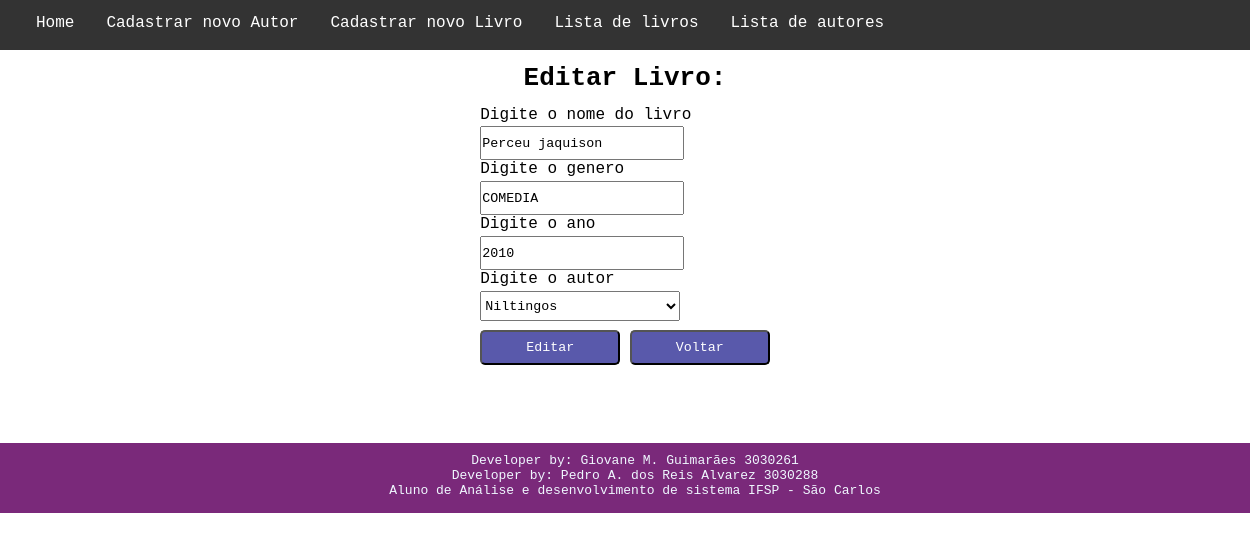
/editarLivro.php?id=16, run on the app's committed database.
### tables this page shows
CREATE TABLE `livro` (
  `idlivro` int(11) NOT NULL,
  `nomelivro` varchar(255) NOT NULL,
  `genero` varchar(255) NOT NULL,
  `ano` year(4) NOT NULL,
  `idPessoa` int(11) NOT NULL
);

### model/Livro.php (called while the page is built, shortened)
<?php
class Livro {
    public static function getLivro($idlivro) {
        try {
            $con = Conexao::getConexao();
            $stmt = $con->prepare("SELECT * FROM livro WHERE idlivro = ?");
            $stmt->execute([$idlivro]);
            return $stmt->fetchAll()[0];
        } catch (Exception $e) {
            echo $e->getMessage();
            exit;
        }
    }
}

### model/Autor.php (called while the page is built, shortened)
<?php
class Autor {
    public static function listar() {
        try {
            $con = Conexao::getConexao();
            $stmt = $con->prepare("SELECT * FROM autor");
            $stmt->execute();
            return $stmt->fetchAll();
        } catch (Exception $e) {
            echo $e->getMessage();
            exit;
        }
    }
}

### editarLivro.php (the view, shortened to what this page needs)
<!DOCTYPE html>
<html lang="en">
<head>
</head>
<body>
    <?php
        require_once(__DIR__."/model/Autor.php");
        require_once(__DIR__."/model/Livro.php");
        if(isset($_GET["id"]) and !empty($_GET["id"])) {
            $livro = Livro::getLivro($_GET["id"]);
        } else {
            echo "<h1>Você deve especificar o livro!</h1>";
            exit;
        }
    ?>
    <nav>
        <ul>
            <li><a href="livraria">Home</a></li>
            <li><a href="cadastrarAutor">Cadastrar novo Autor</a></li>
            <li><a href="cadastrarLivro">Cadastrar novo Livro</a></li>
            <li><a href="livros">Lista de livros</a></li>
            <li><a href="autores">Lista de autores</a></li>
        </ul>
    </nav>
    <h1>Editar Livro: </h1>
    <div class='form_editar'>
    <form method="POST">
        <p>Digite o nome do livro</p>
        <input type="text" name="nomelivro" value="<?= $livro["nomelivro"] ?>" required>
        <p>Digite o genero</p>
        <input type="text" name="genero" value="<?= $livro["genero"] ?>" required>
        <p>Digite o ano</p>
        <input type="number" name="ano" value="<?= $livro["ano"] ?>" min="0" required>
        <p>Digite o autor</p>
            <select name="idPessoa" required>
                <?php
                    $listaPessoas = Autor::listar();
                    foreach($listaPessoas as $pessoa) {
                        $id = $pessoa["id"];
                        $nome = $pessoa["nome"];
                        if($id == $livro["idPessoa"]) {
                            echo "<option value='$id' selected>$nome</option>";
                        } else {
                            echo "<option value='$id'>$nome</option>";
                        }
                    }
                ?>
            </select>
            <br>
            <button>Editar</button>
            <button><a href='livros'>Voltar</a></button>
    </form>
    </div>
    <footer>
        <div class="container_footer">
            <p>Developer by: Giovane M. Guimarães 3030261</p>
            <p>Developer by: Pedro A. dos Reis Alvarez 3030288</p>
            <p>Aluno de Análise e desenvolvimento de sistema IFSP - São Carlos</p>
        </div>
    </footer>
</body>
</html>

### editarLivro.php (style rules this page uses)
* { padding:0; margin:0; font-family: monospace; }
h1 { text-align: center; padding-top: 13px; }
nav { background-color: #333; height: 50px; width: 100%; padding: 0 20px; font-size: large; }
ul { list-style-type: none; margin: 0; padding: 0; overflow: hidden; }
li { float: left; }
li a { display: block; color: white; text-align: center; padding: 14px 16px; text-decoration: none; border-radius: 5px; }
footer { text-align: center; background-color: #7a297a; color: aliceblue; padding: 10px; height: 50px; width: 100%; margin-top: 15%; }
button { border-radius: 5px; padding: 3px 12px; background: #5959AB; text-decoration: none; color: white; cursor: pointer; width: 140px; height: 35px; }
a { text-decoration: none; color: white; }
form { margin-top: 1%; height: 150px; font-size: large; }
input { margin-top: 1%; width: 200px; height: 30px; }
.form_editar { display: flex; align-items: center; justify-content: center; }
select { margin-top: 1%; margin-bottom: 3%; width: 200px; height: 30px; }

### data on the page
livro: nomelivro "Perceu jaquison", genero "COMEDIA", ano "2010"

### other printed values
form field idPessoa "Niltingos"
